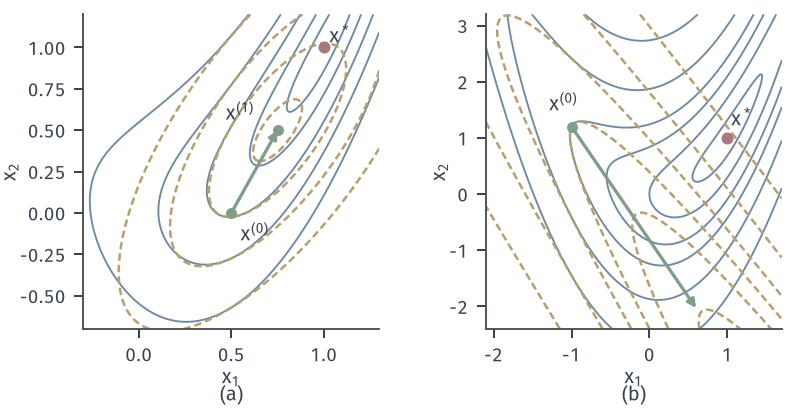

This chart was generated by the following Python code:
from pathlib import Path
import sys
ROOT = next(p for p in Path(__file__).resolve().parents if (p/'build.sh').is_file() and (p/'tex/book.tex').is_file())
sys.path.insert(0, str(ROOT/'figures/00-shared/mathematical-preliminaries-upper/00-shared/comprehension-figures'))
from support import figure, save, BLUE, GREEN, YELLOW, RED, PURPLE, INK, MUTED, GRID, BLUE_FILL, GREEN_FILL, YELLOW_FILL, RED_FILL, PURPLE_FILL
import numpy as np
HERE = Path(__file__).resolve().parent
STROKE = '#4C4D4F'
# 贯穿全章的目标 f(x)=0.5(x1-1)^2+(x2-x1^2)^2，最优解 (1,1)。
def f(x):
    u = x[1]-x[0]**2
    return .5*(x[0]-1)**2+u**2
def grad(x):
    u = x[1]-x[0]**2
    return np.array([x[0]-1-4*x[0]*u, 2*u])
def hess(x):
    u = x[1]-x[0]**2
    return np.array([[1-4*u+8*x[0]**2, -4*x[0]], [-4*x[0], 2.]])
XS = np.array([1., 1.])
def panel(fig, left, right, top, bottom, wspace=.3):
    fig.set_layout_engine(None)
    fig.subplots_adjust(left=left, right=right, top=top, bottom=bottom, wspace=wspace)
def tags(fig, axes, y=.015):
    for ax, s in zip(axes, ('(a)', '(b)', '(c)', '(d)')):
        p = ax.get_position(); fig.text((p.x0+p.x1)/2, y, s, ha='center', va='bottom')
def grid2(a, b, c, d, n=600):
    X, Y = np.meshgrid(np.linspace(a, b, n), np.linspace(c, d, n))
    return X, Y
def region(ax, a, b, c, d):
    t = np.linspace(a, b, 300); y = t**2+.25
    ax.fill_between(t, y, d, color=RED_FILL, lw=0, zorder=0)
    ax.plot(t, y, color=STROKE, lw=.85, ls=(0, (3, 2)), zorder=1)
    ax.set_xlim(a, b); ax.set_ylim(c, d)
def arrow(ax, p, q, color=GREEN, lw=1.3, z=4):
    ax.annotate('', xy=q, xytext=p, zorder=z, arrowprops=dict(arrowstyle='-|>,head_width=.17,head_length=.34', color=color, lw=lw, shrinkA=0, shrinkB=0))

def contourm(ax, p, a, b, c, d, lv, lv2):
    X, Y = grid2(a, b, c, d)
    F = .5*(X-1)**2+(Y-X**2)**2
    G, H_ = grad(p), hess(p); DX, DY = X-p[0], Y-p[1]
    M = f(p)+G[0]*DX+G[1]*DY+.5*(H_[0,0]*DX**2+2*H_[0,1]*DX*DY+H_[1,1]*DY**2)
    ax.contour(X, Y, F, levels=lv, colors=[BLUE], linewidths=.75)
    ax.contour(X, Y, M, levels=lv2, colors=[YELLOW], linewidths=1.0, linestyles=[(0, (3, 1.6))])
    ax.set_xlim(a, b); ax.set_ylim(c, d); ax.set_xlabel('$x_1$', labelpad=1); ax.set_ylabel('$x_2$', labelpad=0)
fig, axes = figure(width_mm=112, height_mm=58, ncols=2)
panel(fig, .105, .985, .965, .2, .36)
a, b = axes
p = np.array([.5, 0.]); dd = np.linalg.solve(hess(p), -grad(p))
contourm(a, p, -.3, 1.3, -.7, 1.2, [.02, .08, .2, .4, .8], [.02, .08, .2, .4, .8])
a.plot(*XS, 'o', ms=4.8, color=RED, mew=0, zorder=6); a.plot(*p, 'o', ms=4.4, color=GREEN, mew=0, zorder=6); a.plot(*(p+dd), 'o', ms=4.4, color=GREEN, mew=0, zorder=6)
arrow(a, p, p+dd); a.text(p[0]+.05, p[1]-.17, '$x^{(0)}$'); a.text(*(p+dd+np.array([-.28, .06])), '$x^{(1)}$'); a.text(1.03, 1.03, '$x^*$')
p2 = np.array([-1., 1.2]); dd2 = np.linalg.solve(hess(p2), -grad(p2))
contourm(b, p2, -2.1, 1.7, -2.4, 3.2, [.1, .5, 1.2, 2.04, 4, 8], [-3, -1, .5, 2.04, 4, 8, 16])
b.plot(*XS, 'o', ms=4.8, color=RED, mew=0, zorder=6); b.plot(*p2, 'o', ms=4.4, color=GREEN, mew=0, zorder=6)
s = .16; arrow(b, p2, p2+s*dd2); b.text(p2[0]-.1, p2[1]+.28, '$x^{(0)}$', ha='center'); b.text(1.05, 1.22, '$x^*$')
tags(fig, axes); save(fig, HERE, 'figure', {'objective': '0.5(x1-1)^2+(x2-x1^2)^2', 'x_a': [.5, 0], 'x_b': [-1, 1.2], 'model_minimizer_b': [9, -19], 'arrow_scale_b': s})
